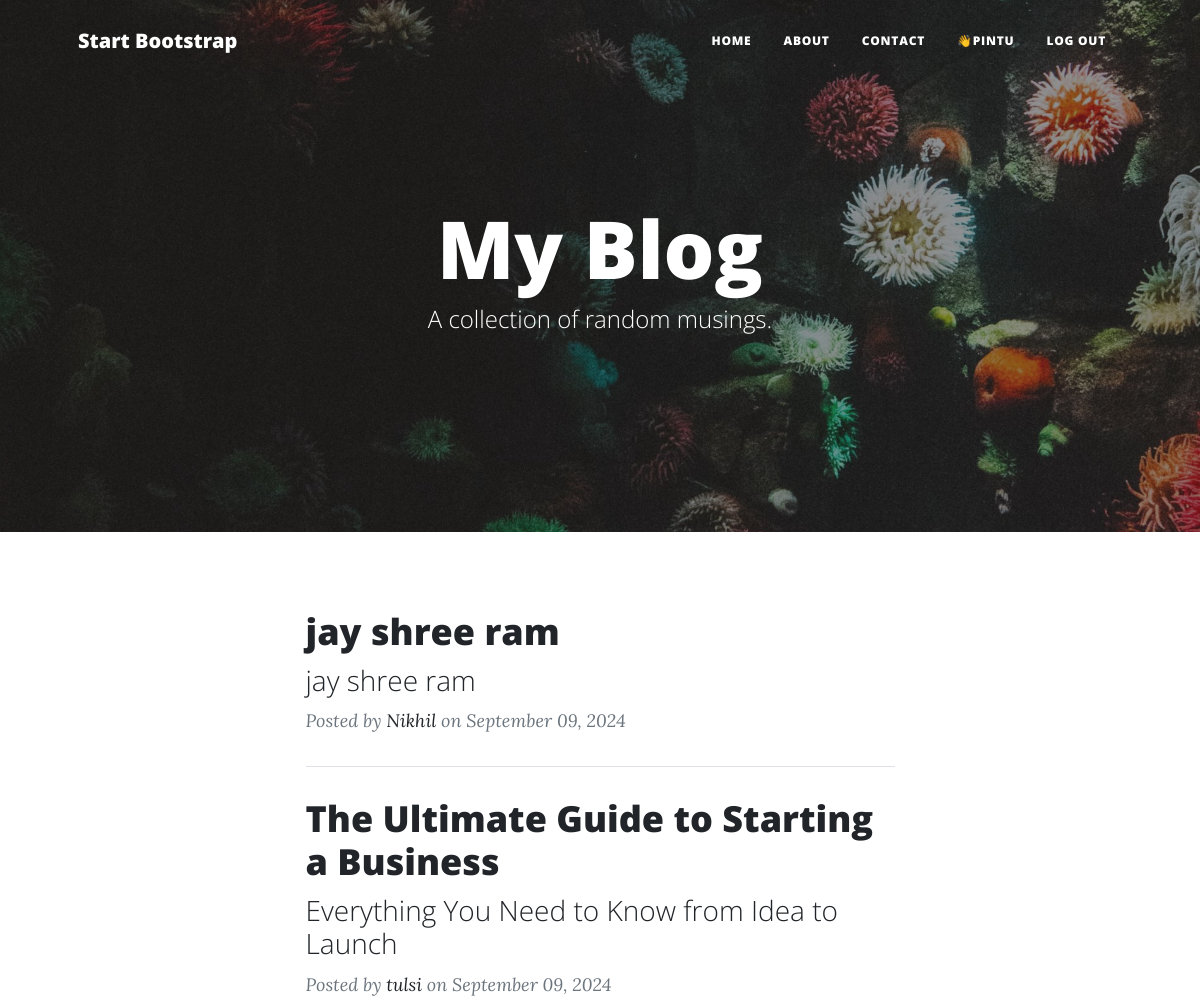
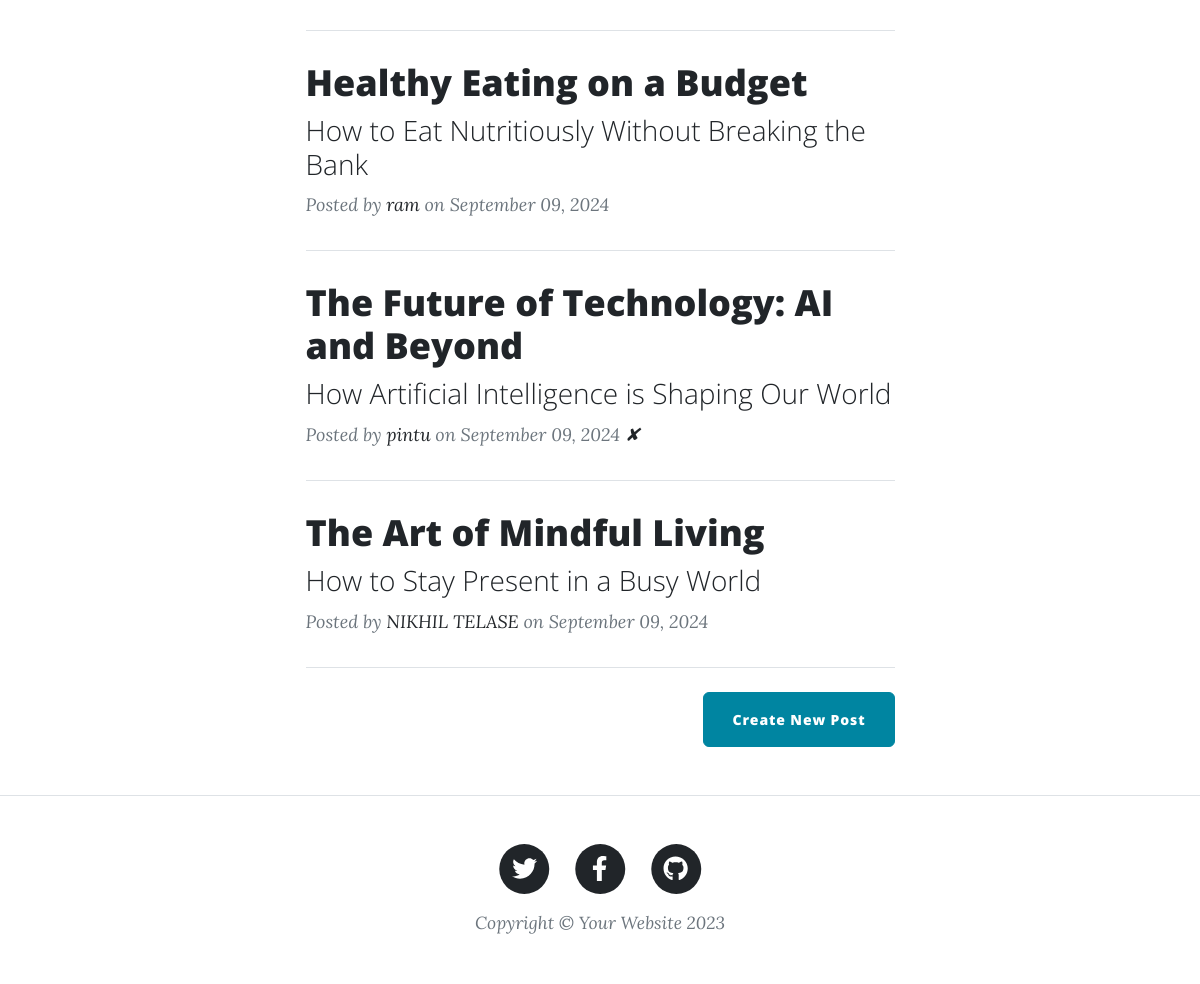
Screenshot of / (signed in) with the database file from the repository (2 pictures, top to bottom).
### db.py (models this page shows)
class User(db.Model, UserMixin):
    __tablename__ = "users"
    id: Mapped[int] = mapped_column(Integer, primary_key=True)
    name: Mapped[str] = mapped_column(String, nullable=False)
    email: Mapped[str] = mapped_column(String, nullable=False, unique=True)
    password: Mapped[str] = mapped_column(String, nullable=False)
    posts: Mapped[list["BlogPost"]] = relationship("BlogPost", back_populates="author")
    comments: Mapped[list["Comment"]] = relationship("Comment", back_populates="author")

class BlogPost(db.Model):
    __tablename__ = "posts"
    id: Mapped[int] = mapped_column(Integer, primary_key=True)
    author_id: Mapped[int] = mapped_column(Integer, ForeignKey("users.id"), nullable=False)
    title: Mapped[str] = mapped_column(String(250), unique=True, nullable=False)
    subtitle: Mapped[str] = mapped_column(String(250), nullable=False)
    date: Mapped[str] = mapped_column(String(250), nullable=False)
    body: Mapped[str] = mapped_column(Text, nullable=False)
    img_url: Mapped[str] = mapped_column(String(250), nullable=False)
    author: Mapped["User"] = relationship("User", back_populates="posts")
    comments: Mapped[list["Comment"]] = relationship("Comment", back_populates="post")

### blog.py (the view)
@blog_bp.route('/')
def get_all_posts():
    result = db.session.execute(db.select(BlogPost))
    posts = reversed(result.scalars().all())
    return render_template("index.html", all_posts=posts, user=current_user, flash=flash)

### auth.py (called while the page is built)
def load_user(user_id):
    return db.get_or_404(User, user_id)

### templates/index.html (shortened to what this page needs)
{% include "header.html" %}
<header
  class="masthead"
  style="background-image: url('../static/assets/img/home-bg.jpg')"
>
  <div class="container position-relative px-4 px-lg-5">
    <div class="row gx-4 gx-lg-5 justify-content-center">
      <div class="col-md-10 col-lg-8 col-xl-7">
        <div class="site-heading">
          <h1>My Blog</h1>
          <span class="subheading">A collection of random musings.</span>
        </div>
      </div>
    </div>
  </div>
</header>
<div class="container px-4 px-lg-5">
  <div class="row gx-4 gx-lg-5 justify-content-center">
    <div class="col-md-10 col-lg-8 col-xl-7">
      {% for post in all_posts %}
      <div class="post-preview">
        <a href="{{ url_for('blog_bp.show_post', post_id=post.id) }}">
          <h2 class="post-title">{{ post.title }}</h2>
          <h3 class="post-subtitle">{{ post.subtitle }}</h3>
        </a>
        <p class="post-meta">
          Posted by
          <a href="#">{{post.author.name}}</a>
          on {{post.date}}
          {% if user.id == post.author_id %}
          <a href="{{url_for('blog_bp.delete_post', post_id=post.id) }}">✘</a>
          {% endif %}
        </p>
      </div>
      <hr class="my-4" />
      {% endfor %}
      <div class="d-flex justify-content-end mb-4">
        {% if user.is_authenticated %}
        <a
          class="btn btn-primary float-right"
          href="{{url_for('blog_bp.add_new_post')}}"
          >Create New Post</a
        >
        {% endif %}
      </div>
    </div>
  </div>
</div>
{% include "footer.html" %}

### templates/header.html (shortened to what this page needs)
<!DOCTYPE html>
<html lang="en">
<head>
  {% block styles %}
  {{ bootstrap.load_css() }}
  <link href="{{ url_for('static', filename='css/styles.css') }}" rel="stylesheet" />
  {% endblock %}
</head>
<body>
  <nav class="navbar navbar-expand-lg navbar-light" id="mainNav">
    <div class="container px-4 px-lg-5">
      <a class="navbar-brand" href="/">Start Bootstrap</a>
      <div class="collapse navbar-collapse" id="navbarResponsive">
        <ul class="navbar-nav ms-auto py-4 py-lg-0">
          <li class="nav-item">
            <a class="nav-link px-lg-3 py-3 py-lg-4" href="{{ url_for('blog_bp.get_all_posts') }}">Home</a>
          </li>
          <li class="nav-item">
            <a class="nav-link px-lg-3 py-3 py-lg-4" href="{{ url_for('blog_bp.about') }}">About</a>
          </li>
          <li class="nav-item">
            <a class="nav-link px-lg-3 py-3 py-lg-4" href="{{ url_for('auth_bp.contact') }}">Contact</a>
          </li>
          {% if not user.is_authenticated %}
          <li class="nav-item">
            <a class="nav-link px-lg-3 py-3 py-lg-4" href="{{ url_for('auth_bp.login') }}">Login</a>
          </li>
          <li class="nav-item">
            <a class="nav-link px-lg-3 py-3 py-lg-4" href="{{ url_for('auth_bp.register') }}">Register</a>
          </li>
          {% else %}
          <li class="nav-item">
            <a class="nav-link px-lg-3 py-3 py-lg-4" href="">👋{{ user.name }}</a>
          </li>
          <li class="nav-item">
            <a class="nav-link px-lg-3 py-3 py-lg-4" href="{{ url_for('auth_bp.logout') }}">Log Out</a>
          </li>
          {% endif %}
        </ul>
      </div>
    </div>
  </nav>
</body>
</html>

### rows the page displays
User: name "PINTU"
BlogPost: title "jay shree ram", subtitle "jay shree ram", author.name "Nikhil", date "September 09, 2024"
BlogPost: title "The Ultimate Guide to Starting a Business", subtitle "Everything You Need to Know from Idea to Launch", author.name "tulsi", date "September 09, 2024"
BlogPost: title "Healthy Eating on a Budget", subtitle "How to Eat Nutritiously Without Breaking the Bank", author.name "ram", date "September 09, 2024"
BlogPost: title "The Future of Technology: AI and Beyond", subtitle "How Artificial Intelligence is Shaping Our World", author.name "pintu", date "September 09, 2024"
BlogPost: title "The Art of Mindful Living", subtitle "How to Stay Present in a Busy World", author.name "NIKHIL TELASE", date "September 09, 2024"
